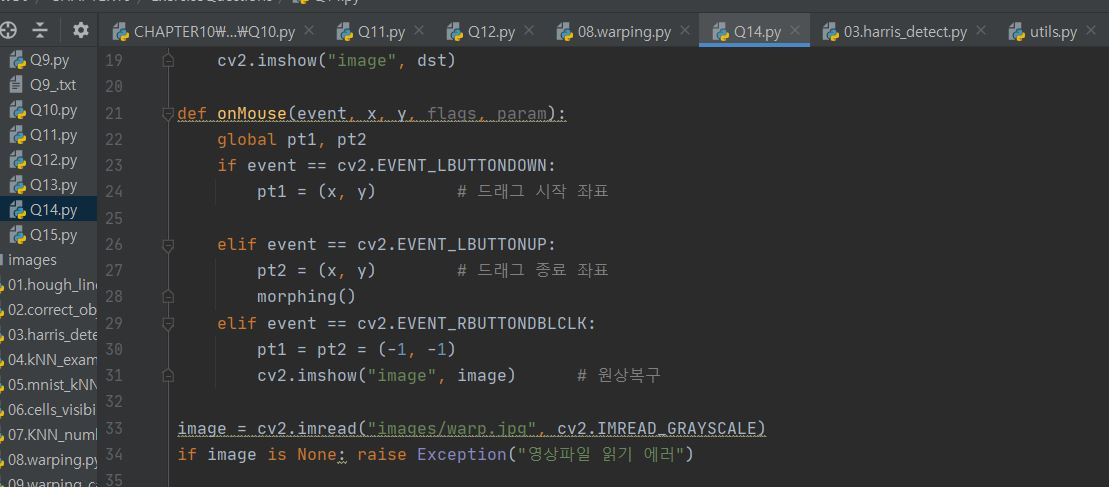
#> input picture CHAPTER10/ExerciseQuestions/images/Q14.JPG, 1109 x 487 px, found by its file name
$ python Q14.py
#> lines starting #> are read from the running program, lines starting #| are printed output that depends on the picture
import numpy as np, cv2

image = cv2.imread("images/Q14.jpg", cv2.IMREAD_GRAYSCALE)
#> image: shape (487, 1109); min 13, max 217, mean 51.4
if image is None: raise Exception("영상파일 읽기 오류")

def Thresh1(pos):
    global title, th1
    th1 = pos
    canny = cv2.Canny(image, th1, th2)
    cv2.imshow(title, canny)

def Thresh2(pos):
    global title, th2
    th2 = pos
    canny = cv2.Canny(image, th1, th2)
    cv2.imshow(title, canny)

title = "Canny_Edge"
tth1 = "th1"
tth2 = "th2"

th1 = 100
th2 = 150

canny = cv2.Canny(image, th1, th2)
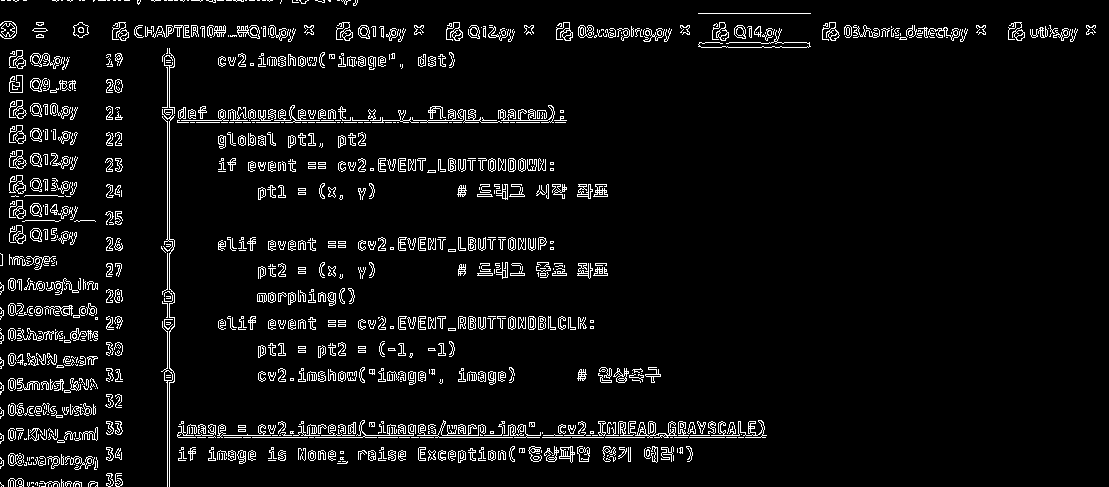
#> canny: shape (487, 1109); 5.7% white in thin lines or dots
cv2.imshow(title, canny)

cv2.createTrackbar(tth1, title, th1, 255, Thresh1)
cv2.createTrackbar(tth2, title, th2, 255, Thresh2)

cv2.waitKey(0)

$ run again, with CHAPTER10/ExerciseQuestions/images/Q10.JPG copied over CHAPTER10/ExerciseQuestions/images/Q14.JPG
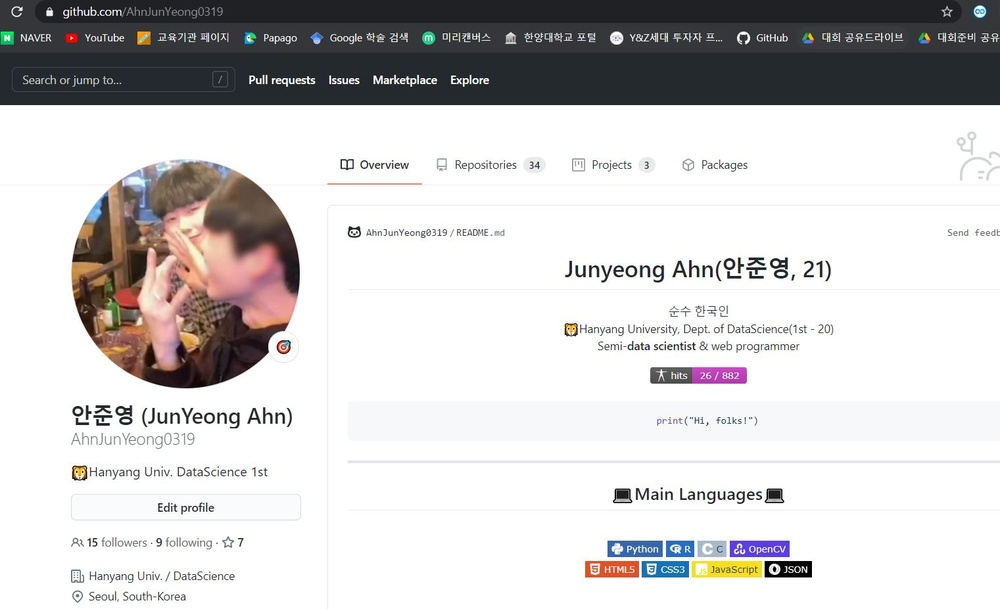
#> input picture CHAPTER10/ExerciseQuestions/images/Q10.JPG, 1000 x 609 px, shrunk from 1521 x 927 before the run, found by its file name
#> `image = cv2.imread("images/Q14.jpg", cv2.IMREAD_GRAYSCALE)`:
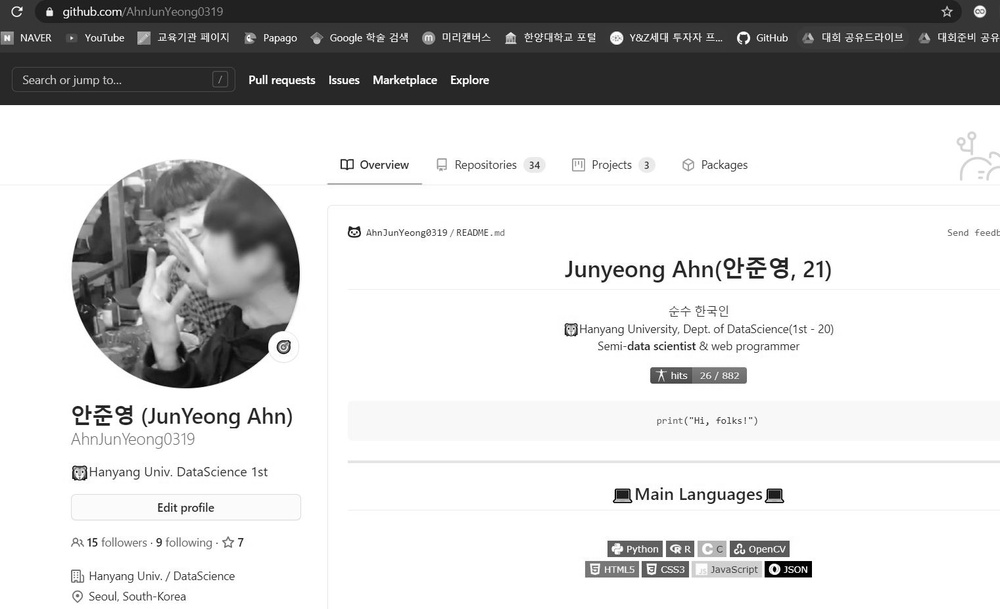
#> image: shape (609, 1000); min 0, max 255, mean 204.8
#> `canny = cv2.Canny(image, th1, th2)`:
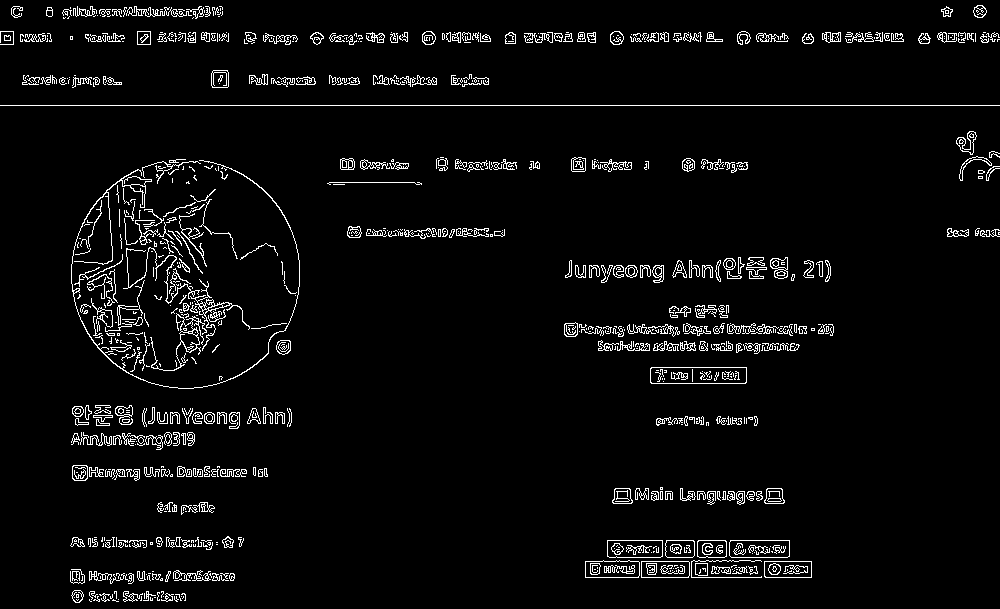
#> canny: shape (609, 1000); 4.2% white in thin lines or dots

$ run again, with CHAPTER10/ExerciseQuestions/images/Q9.JPG copied over CHAPTER10/ExerciseQuestions/images/Q14.JPG
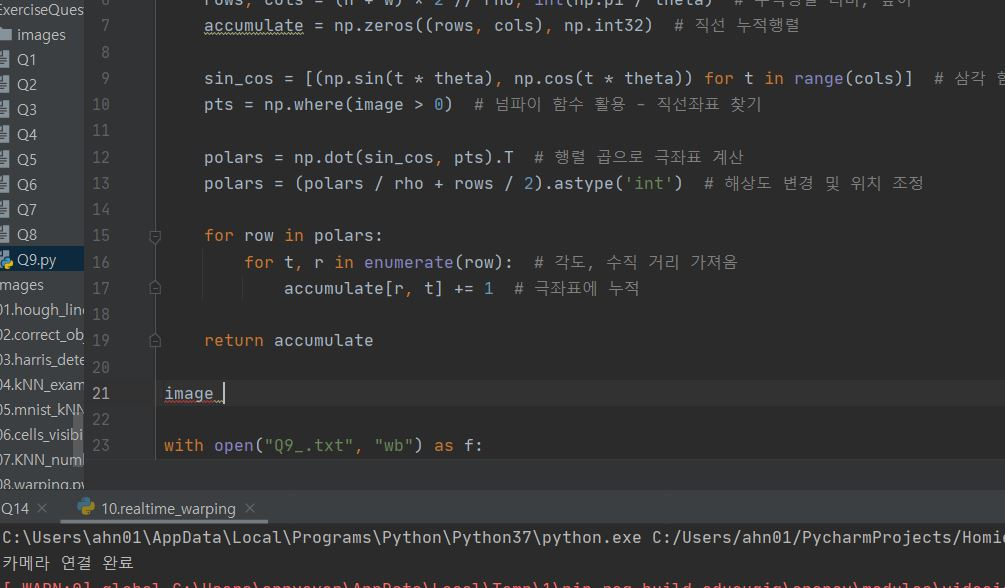
#> input picture CHAPTER10/ExerciseQuestions/images/Q9.JPG, 1005 x 588 px, found by its file name
#> `canny = cv2.Canny(image, th1, th2)`:
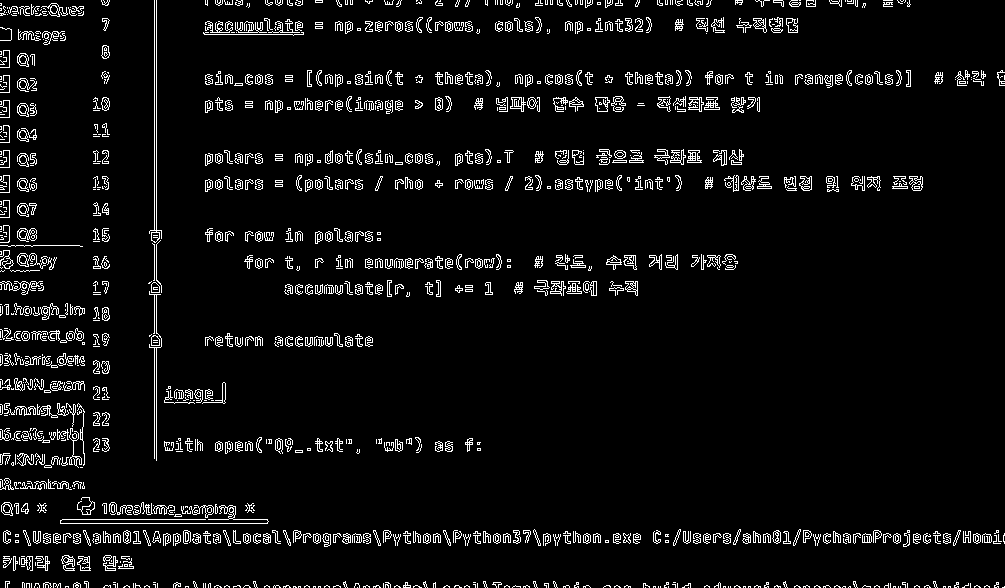
#> canny: shape (588, 1005); 5.6% white in thin lines or dots
